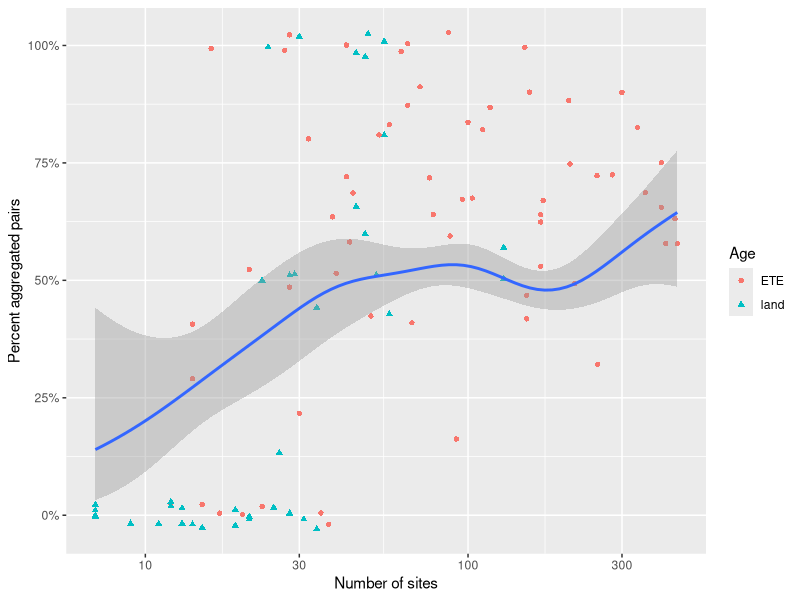
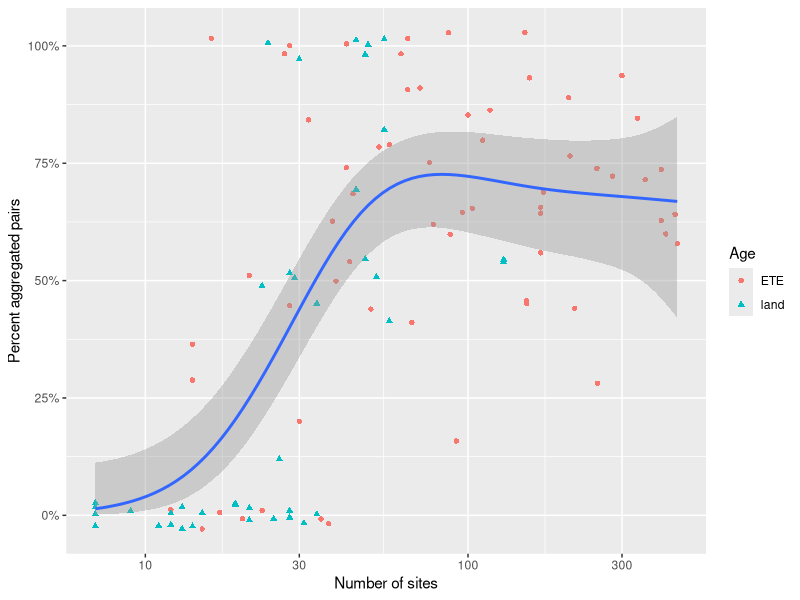

Generate these figures, in order, with R:
library("ggplot2")
library("scales")

#load data
combETE <- read.csv("./data/combinedETE.csv")
levels(combETE$land.island) <- c("Fossil/historical", "island", "Modern")

ggplot(subset(combETE, land.island != "island"), aes(x = numSites, y = percAgg, col = land.island, shape = land.island, weight = numSig)) + 
  geom_jitter(width = 0, height = 0.03) +
  geom_smooth(aes(group  = 1), method = "gam", formula = y ~s(x), method.args = list(family = "quasibinomial"), show.legend = FALSE) +
  scale_y_continuous(labels = percent) +
  scale_x_log10() + 
  labs(x = "Number of sites", y = "Percent aggregated pairs", colour = "Age", shape = "Age")

ggplot(subset(combETE, land.island != "island"), aes(x = numSites, y = percAgg, col = land.island, shape = land.island)) + 
  geom_jitter(width = 0, height = 0.03) +
  geom_smooth(aes(group  = 1), method = "gam", formula = y ~s(x), method.args = list(family = "quasibinomial"), show.legend = FALSE) +
  scale_y_continuous(labels = percent) +
  scale_x_log10() + 
  labs(x = "Number of sites", y = "Percent aggregated pairs", colour = "Age", shape = "Age")
       
       
